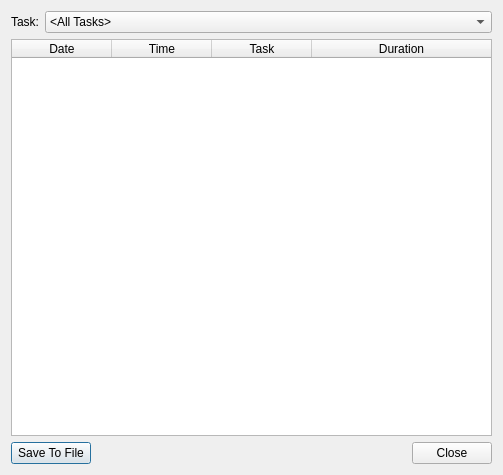
<?xml version="1.0" encoding="UTF-8"?>
<ui version="4.0">
 <class>TaskHistoryDialog</class>
 <widget class="QDialog" name="TaskHistoryDialog">
  <property name="geometry">
   <rect>
    <x>0</x>
    <y>0</y>
    <width>503</width>
    <height>475</height>
   </rect>
  </property>
  <property name="windowTitle">
   <string>Task History</string>
  </property>
  <layout class="QVBoxLayout" name="verticalLayout">
   <item>
    <layout class="QHBoxLayout" name="horizontalLayout_2">
     <item>
      <widget class="QLabel" name="label">
       <property name="sizePolicy">
        <sizepolicy hsizetype="Fixed" vsizetype="Preferred">
         <horstretch>0</horstretch>
         <verstretch>0</verstretch>
        </sizepolicy>
       </property>
       <property name="text">
        <string>Task:</string>
       </property>
      </widget>
     </item>
     <item>
      <widget class="QComboBox" name="taskComboBox">
       <item>
        <property name="text">
         <string>&lt;All Tasks&gt;</string>
        </property>
       </item>
      </widget>
     </item>
    </layout>
   </item>
   <item>
    <widget class="QTableWidget" name="historyTable">
     <property name="selectionMode">
      <enum>QAbstractItemView::ContiguousSelection</enum>
     </property>
     <attribute name="horizontalHeaderStretchLastSection">
      <bool>true</bool>
     </attribute>
     <attribute name="verticalHeaderVisible">
      <bool>false</bool>
     </attribute>
     <attribute name="verticalHeaderDefaultSectionSize">
      <number>24</number>
     </attribute>
     <column>
      <property name="text">
       <string>Date</string>
      </property>
     </column>
     <column>
      <property name="text">
       <string>Time</string>
      </property>
     </column>
     <column>
      <property name="text">
       <string>Task</string>
      </property>
     </column>
     <column>
      <property name="text">
       <string>Duration</string>
      </property>
     </column>
    </widget>
   </item>
   <item>
    <layout class="QHBoxLayout" name="horizontalLayout">
     <item>
      <widget class="QPushButton" name="saveToFileButton">
       <property name="text">
        <string>Save To File</string>
       </property>
       <property name="icon">
        <iconset resource="icons/icons.qrc">
         <normaloff>:/icons/save.png</normaloff>:/icons/save.png</iconset>
       </property>
      </widget>
     </item>
     <item>
      <spacer name="horizontalSpacer">
       <property name="orientation">
        <enum>Qt::Horizontal</enum>
       </property>
       <property name="sizeHint" stdset="0">
        <size>
         <width>40</width>
         <height>20</height>
        </size>
       </property>
      </spacer>
     </item>
     <item>
      <widget class="QDialogButtonBox" name="buttonBox">
       <property name="focusPolicy">
        <enum>Qt::StrongFocus</enum>
       </property>
       <property name="orientation">
        <enum>Qt::Horizontal</enum>
       </property>
       <property name="standardButtons">
        <set>QDialogButtonBox::Close</set>
       </property>
      </widget>
     </item>
    </layout>
   </item>
  </layout>
 </widget>
 <tabstops>
  <tabstop>buttonBox</tabstop>
  <tabstop>taskComboBox</tabstop>
  <tabstop>historyTable</tabstop>
  <tabstop>saveToFileButton</tabstop>
 </tabstops>
 <resources>
  <include location="icons/icons.qrc"/>
 </resources>
 <connections>
  <connection>
   <sender>buttonBox</sender>
   <signal>accepted()</signal>
   <receiver>TaskHistoryDialog</receiver>
   <slot>accept()</slot>
   <hints>
    <hint type="sourcelabel">
     <x>248</x>
     <y>254</y>
    </hint>
    <hint type="destinationlabel">
     <x>157</x>
     <y>274</y>
    </hint>
   </hints>
  </connection>
  <connection>
   <sender>buttonBox</sender>
   <signal>rejected()</signal>
   <receiver>TaskHistoryDialog</receiver>
   <slot>reject()</slot>
   <hints>
    <hint type="sourcelabel">
     <x>316</x>
     <y>260</y>
    </hint>
    <hint type="destinationlabel">
     <x>286</x>
     <y>274</y>
    </hint>
   </hints>
  </connection>
 </connections>
</ui>
